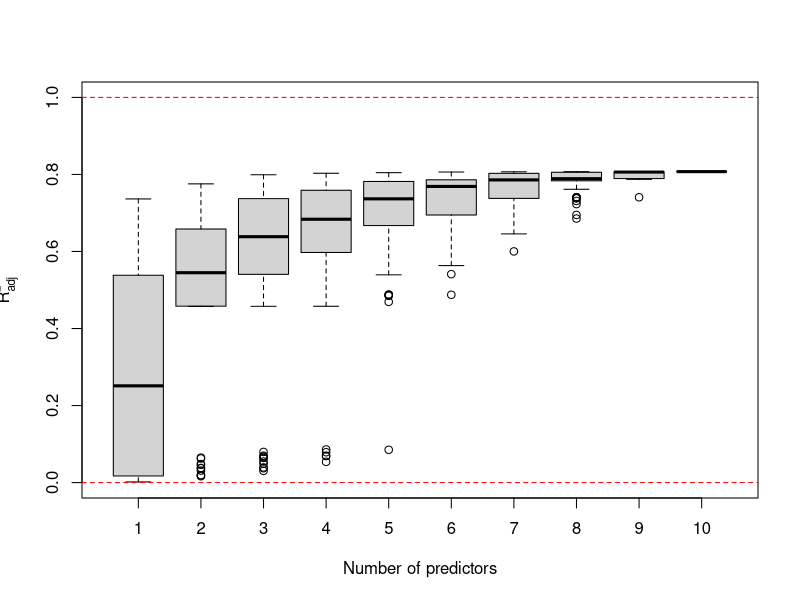
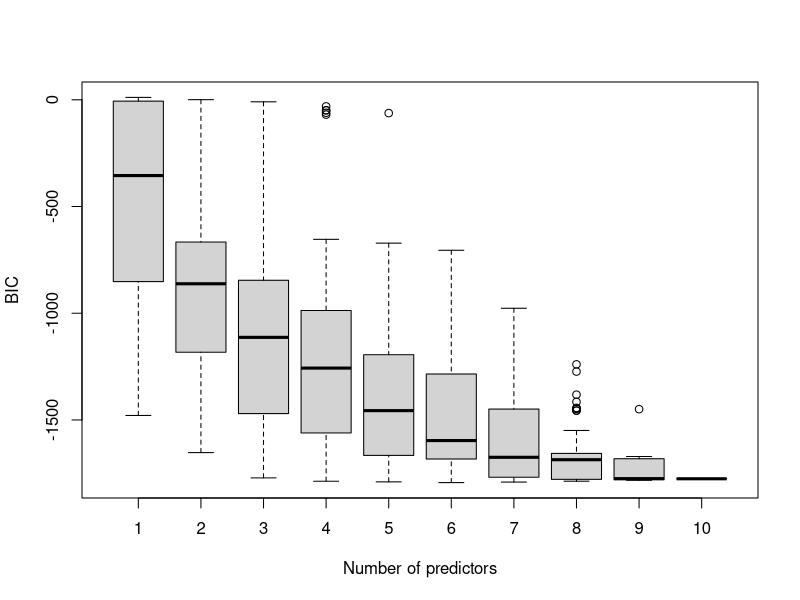

These figures' R source, in order:
## ---- chunk 1
## Coffee example  (Coffee Quality Institute, 2018) continued
coffee <- read.csv("coffee_arabica.csv")

mfull <- lm(Flavor~ factor(Processing.Method) + Aroma + Aftertaste + 
    Body + Acidity + Balance + Sweetness + Uniformity + Moisture, dat=coffee)
summary(mfull)$adj.r.squared
AIC(mfull)
BIC(mfull)

library(leaps)
all_regs <- regsubsets(Flavor ~ ., data = coffee, nvmax = 10, nbest = 2^10,
                       really.big = TRUE)
all_regs_summ <- summary(all_regs)
# all_regs_summ$which
# all_regs_summ$adjr2
# all_regs_summ$bic

# Organize results according to number of variables in model
p <- 10
k <- c(rep(1, choose(p,1)),
           rep(2, choose(p,2)),
           rep(3, choose(p,3)),
           rep(4, choose(p,4)),
           rep(5, choose(p,5)),
           rep(6, choose(p,6)),
           rep(7, choose(p,7)),
           rep(8, choose(p,8)),
           rep(9, choose(p,9)),
           rep(10, choose(p,10)))
boxplot(all_regs_summ$adjr2 ~ k, xlab = "Number of predictors", ylab =
          expression(R[adj]^2), ylim = c(0,1))
abline(h = c(0,1), lty = 2, col = "red")

boxplot(all_regs_summ$bic ~ k, xlab = "Number of predictors", ylab = "BIC")

max(all_regs_summ$adjr2)
bestR2adj <- which.max(all_regs_summ$adjr2)
min(all_regs_summ$bic)
bestBIC <- which.min(all_regs_summ$bic)

# Find out which predictors in those models
all_regs_summ$which[bestR2adj,]
all_regs_summ$which[bestBIC,]


coffee$wet <- ifelse(coffee$Processing.Method == 'Washed / Wet', 1,
                     0) # 1 = wet, 0 otherwise
coffee$semi <- ifelse(coffee$Processing.Method == 'Semi-washed / Semi-pulped',
                      1, 0) # 1 = semi/dry, 0 otherwise
coffee$Processing.Method <- NULL

m_bestr2adj <- lm(Flavor~ wet + Aroma + Aftertaste + 
            Body + Acidity + Balance + Sweetness + Uniformity + Moisture,
            dat=coffee)
summary(m_bestr2adj)
AIC(m_bestr2adj)
BIC(m_bestr2adj)

m_bestBIC <- lm(Flavor~ wet + Aroma + Aftertaste + 
                  Body + Acidity + Sweetness , dat=coffee)
summary(m_bestBIC)
AIC(m_bestBIC)
BIC(m_bestBIC)

# Let's also try stepwise methods
library(MASS)

# Full model and empty model with just intercept
full <- lm(Flavor ~ ., data = coffee)
empty <- lm(Flavor ~ 1, data = coffee)

# default stepAIC uses AIC criterion
stepAIC(object = empty, scope = list(upper = full, lower = empty), direction
        = "forward")

# Let's get stepAIC to use BIC by specifying the penalty k = log(n)
# Forward
stepAIC(object = empty, scope = list(upper = full, lower = empty), direction
        = "forward", k = log(nrow(coffee)))
m_f <- stepAIC(object = empty, scope = list(upper = full, lower = empty),
               direction = "forward", trace = 0, k = log(nrow(coffee)))
summary(m_f)

# Backward
stepAIC(object = full, scope = list(upper = full, lower = empty),
        direction = "backward", k = log(nrow(coffee)))
m_b <- stepAIC(object = full, scope = list(upper = full, lower = empty),
               direction = "backward", trace = 0, k = log(nrow(coffee)))
summary(m_b)

# Forward-backward
stepAIC(object = empty, scope = list(upper = full, lower = empty),
        direction = "both", k = log(nrow(coffee)))
m_h <- stepAIC(object = empty, scope = list(upper = full, lower = empty),
               direction = "both", trace = 0, k = log(nrow(coffee)))
summary(m_h)

# 10 variables is still a fairly small problem:  in this example 
# all 3 approaches identify the same BIC-based model as the exhaustive search.
